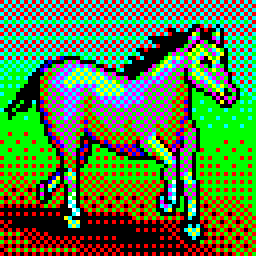
#> input picture extracted_assets/images/mainitem/mainitem_00.png, 64 x 64 px, found by its file name (shown 4 times larger)
$ python extract_images.py
#> lines starting #> are read from the running program, lines starting #| are printed output that depends on the picture
#!/usr/bin/env python3
"""
KOEI NPK016 / NUP4 Graphics Decoder & Extractor for 《源平合战》 (Genpei Kassen, 1994)
Disassembled and reverse-engineered directly from Open.exe / Grpdrv.exe:
"nup4 nibble mamory unpack routine by T.Tabata (1991), T.Yazaki (1992), T.Fujinuma (1993)"

Features:
- Full LSB-first bitstream sliding-window ring buffer decompression (1600 bytes = 5 scanlines)
- Interleaved planar nibble transformation (0x258c packing emulation)
- PC-98 16-color palette decoding (0x0GRB 12-bit RGB)
- Multi-image container parsing (Logo.gp, Mainitem.gp, Hikback.gp, etc.)
- Automated sprite sheet & composite screen generator
"""

import os
import glob
import json
import struct
from PIL import Image

# [192 lines left out: functions decompress_nup4_block, extract_npk_file, not called in this run]

def build_item_sheet(items_dir: str, out_path: str):
    """Builds a unified 5x4 sprite sheet for all 19 items."""
#> called with items_dir = 'extracted_assets/images/mainitem', out_path = 'extracted_assets/images/items_sheet.png'
    cols = 5
    rows = 4
    cell_w = 64
    cell_h = 64
    pad = 4

    sheet_w = cols * (cell_w + pad) + pad
    sheet_h = rows * (cell_h + pad) + pad
    sheet = Image.new("RGB", (sheet_w, sheet_h), (24, 28, 36))
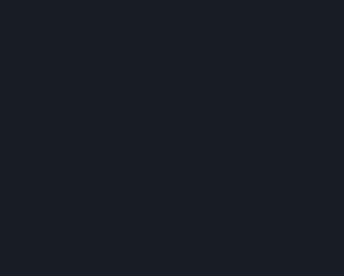
#> sheet: PIL image 344x276 RGB; mean R, G, B 24, 28, 36

    for idx in range(19):
        fpath = os.path.join(items_dir, f"mainitem_{idx:02d}.png")
        if not os.path.exists(fpath):
            continue
        r = idx // cols
        c = idx % cols
        x = pad + c * (cell_w + pad)
        y = pad + r * (cell_h + pad)
        item_img = Image.open(fpath).convert("RGB")
#> item_img is the input picture: PIL image 64x64 RGB; mean R, G, B 82.9, 125.6, 62.1
        sheet.paste(item_img, (x, y))
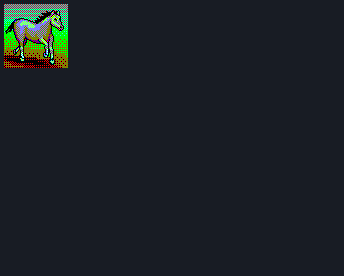
#> sheet: PIL image 344x276 RGB; mean R, G, B 26.5, 32.2, 37.1
#> pass 2 of the loop in build_item_sheet, `for idx in range(19):`:
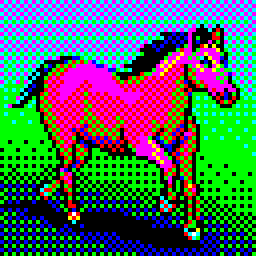
#> input picture extracted_assets/images/mainitem/mainitem_01.png, 64 x 64 px, found by its file name (shown 4 times larger)
#> in build_item_sheet, item_img is the input picture: PIL image 64x64 RGB; mean R, G, B 70.6, 106.3, 93.4
#> in build_item_sheet, `sheet.paste(item_img, (x, y))`:
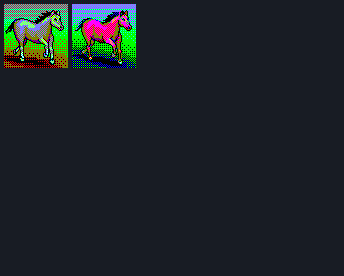
#> sheet: PIL image 344x276 RGB; mean R, G, B 28.6, 35.6, 39.6

    sheet.save(out_path)
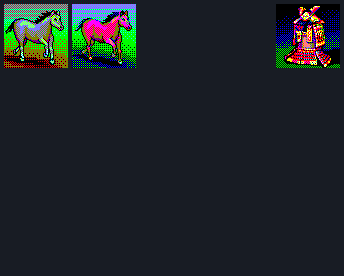
#> saved as items_sheet.png: PIL image 344x276 RGB; mean R, G, B 30.3, 36.3, 40.2
    sheet_2x = sheet.resize((sheet_w * 2, sheet_h * 2), Image.NEAREST)
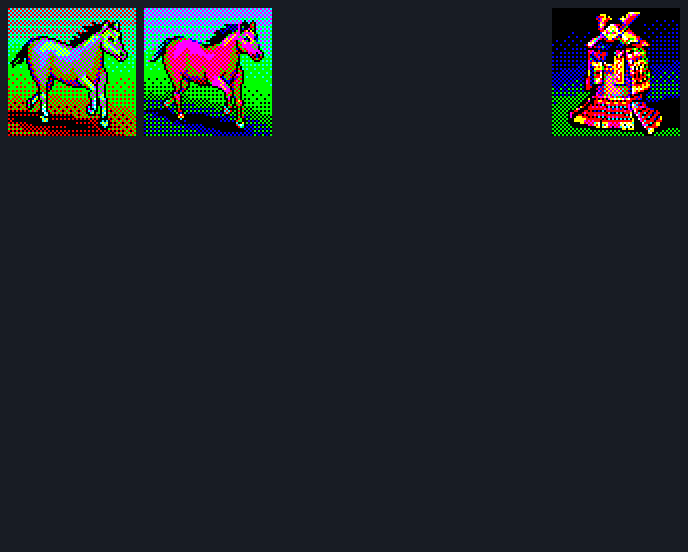
#> sheet_2x: PIL image 688x552 RGB; mean R, G, B 30.3, 36.3, 40.2
    sheet2x_path = out_path.replace(".png", "_2x.png")
    sheet_2x.save(sheet2x_path)
    print(f"[+] Generated item sheets: {out_path} & {sheet2x_path}")

# [27 lines left out: function build_intro_screens, not called in this run]

def batch_extract_all(game_dir: str, out_dir: str):
    """Batch unpacks all NPK016 files in game directory."""
    os.makedirs(out_dir, exist_ok=True)
    all_targets = [
        "Logo.gp",
        "Mainitem.gp",
        "Hikback.gp",
        "Mainstl.gp",
        "Maincmd2.gp",
        "Mainevt.gp",
        "Hkumi.gp",
        "Hkeshiki.gp",
    ]

    summary = {}
    for target in all_targets:
        fpath = os.path.join(game_dir, target)
        if os.path.exists(fpath):
            print(f"\n--- Extracting {target} ---")
            res = extract_npk_file(fpath, out_dir)
            summary[target] = res

    # Generate composite assets
    items_dir = os.path.join(out_dir, "mainitem")
    if os.path.exists(items_dir):
        build_item_sheet(items_dir, os.path.join(out_dir, "items_sheet.png"))

    logo_dir = os.path.join(out_dir, "logo")
    if os.path.exists(logo_dir):
        build_intro_screens(logo_dir, out_dir)

    summary_file = os.path.join(out_dir, "extracted_manifest.json")
    with open(summary_file, "w", encoding="utf-8") as f:
        json.dump(summary, f, indent=2)
    print(f"\n[+] Extraction manifest saved to {summary_file}")

if __name__ == "__main__":
    batch_extract_all("games/yphz", "extracted_assets/images")
